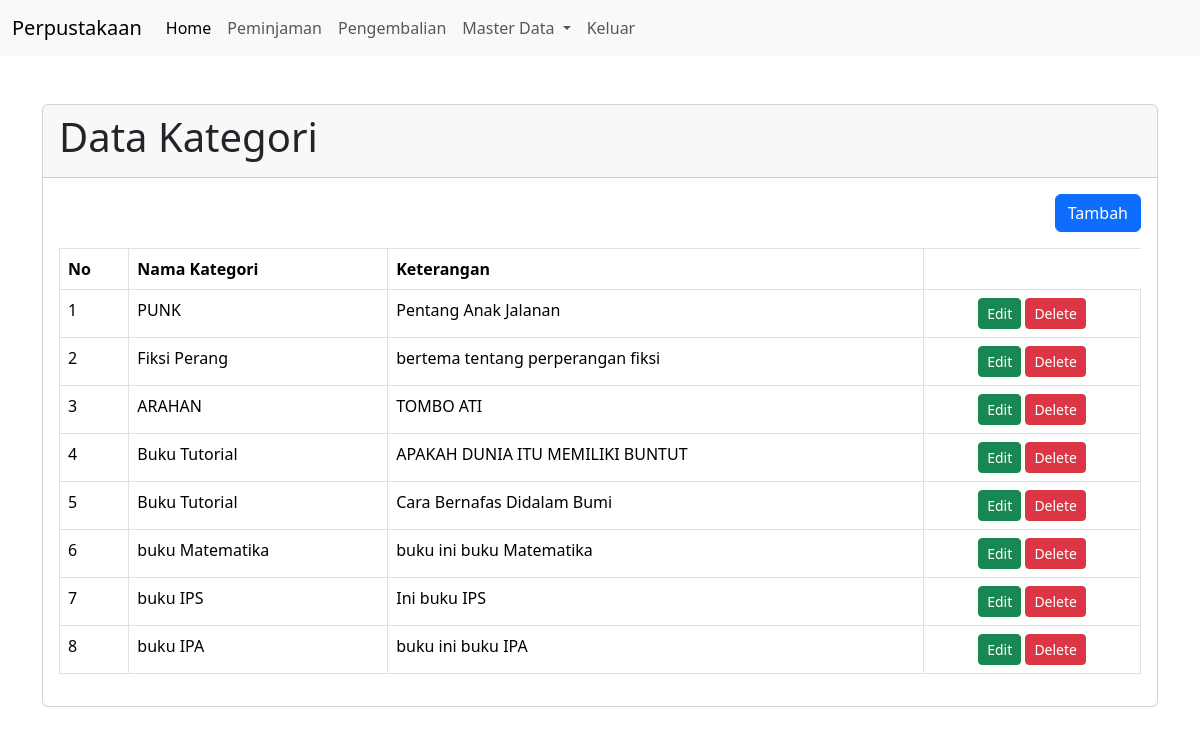
Page /?pg=kategori on the committed database.
### tables this page shows
CREATE TABLE `kategori` (
  `id` int(11) NOT NULL,
  `nama_kategori` varchar(50) NOT NULL,
  `keterangan` text NOT NULL,
  `created_at` timestamp NOT NULL DEFAULT current_timestamp(),
  `updated_at` timestamp NOT NULL DEFAULT current_timestamp() ON UPDATE current_timestamp()
);

### content/kategori.php (the view, shortened to what this page needs)
<?php
$queryKategori = mysqli_query($koneksi, "SELECT * FROM kategori ORDER BY id DESC");
?>
<div class="container mt-5">
    <div class="row">
        <div class="col-sm-12">
            <div class="card">
                <div class="card-header">
                    <h1>Data Kategori</h1>
                </div>
                <div class="card-body">
                    <div align="right" class="mb-3">
                        <a href="?pg=tambah-kategori" class="btn btn-primary">Tambah</a>
                    </div>
                    <table class="table table-bordered">
                        <thead>
                            <tr>
                                <th>No</th>
                                <th>Nama Kategori</th>
                                <th>Keterangan</th>
                        </thead>
                        <tbody>
                            <?php
                            $no = 1;
                            while ($rowKategori = mysqli_fetch_assoc($queryKategori)) : ?>
                                <tr>
                                    <td><?php echo $no++ ?></td>
                                    <td><?php echo $rowKategori['nama_kategori'] ?></td>
                                    <td><?php echo $rowKategori['keterangan'] ?></td>
                                    <td style="text-align: center;">
                                        <a href="?pg=tambah-kategori&edit=<?php echo $rowKategori['id'] ?>" class="btn btn-sm btn-success">Edit</a>
                                        <a onclick="return confirm('apakah anda yakin menghapus data?')" href="?pg=tambah-kategori&delete=<?php echo $rowKategori['id'] ?>" class="btn btn-sm btn-danger">Delete</a>
                                    </td>
                                </tr>
                            <?php endwhile ?>
                        </tbody>
                    </table>
                </div>
            </div>
        </div>
    </div>
</div>

### rows in the picture
kategori: nama_kategori "PUNK", keterangan "Pentang Anak Jalanan"
kategori: nama_kategori "Fiksi Perang", keterangan "bertema tentang perperangan fiksi"
kategori: nama_kategori "ARAHAN", keterangan "TOMBO ATI"
kategori: nama_kategori "Buku Tutorial", keterangan "APAKAH DUNIA ITU MEMILIKI BUNTUT"
kategori: nama_kategori "Buku Tutorial", keterangan "Cara Bernafas Didalam Bumi"
kategori: nama_kategori "buku Matematika", keterangan "buku ini buku Matematika"
kategori: nama_kategori "buku IPS", keterangan "Ini buku IPS"
kategori: nama_kategori "buku IPA", keterangan "buku ini buku IPA"
